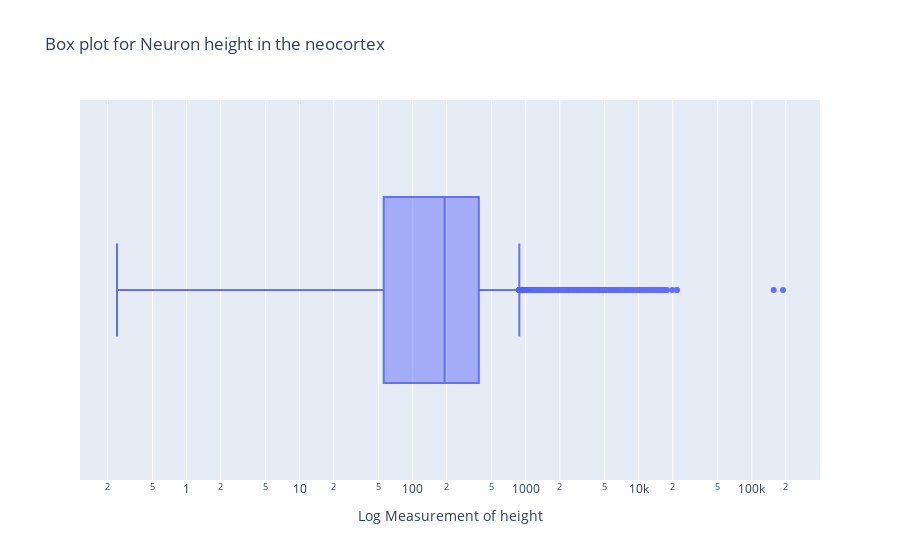

The code cell stored with this chart in its notebook:
### Code cell
primary_brain_region = 'neocortex'
measurement = 'height'
log = True
myquery = f'''
SELECT {measurement}
FROM neuron
WHERE primary_brain_region = '{primary_brain_region}'
'''
data = pd.read_sql_query(myquery, con = engine)
title = 'Box plot for Neuron ' + measurement + ' in the ' + primary_brain_region
if log:
    xaxis = 'Log Measurement of ' + measurement
else:
    xaxis = measurement
fig = px.box(x = data[measurement], log_x = log, title = title)
fig.update_layout(xaxis_title = xaxis)

### Figure 1 — Plotly figure (JSON) as saved in the notebook; plotly's stock layout.template omitted (floating-point values rounded to 4 significant figures; data arrays with more than 128 entries replaced by an {"elided": "..."} marker saying what was removed)
{"data": [{"alignmentgroup": "True", "hovertemplate": "x=%{x}<extra></extra>", "legendgroup": "", "marker": {"color": "#636efa"}, "name": "", "notched": false, "offsetgroup": "", "orientation": "h", "showlegend": false, "type": "box", "x": {"elided": "86413 float values"}, "x0": " ", "xaxis": "x", "y0": " ", "yaxis": "y"}], "layout": {"autosize": true, "boxmode": "group", "legend": {"tracegroupgap": 0}, "title": {"text": "Box plot for Neuron height in the neocortex"}, "xaxis": {"anchor": "y", "autorange": true, "domain": [0, 1], "range": [-0.9432, 5.604], "title": {"text": "Log Measurement of height"}, "type": "log"}, "yaxis": {"anchor": "x", "autorange": true, "domain": [0, 1], "range": [-0.5, 0.5], "type": "category"}}}
